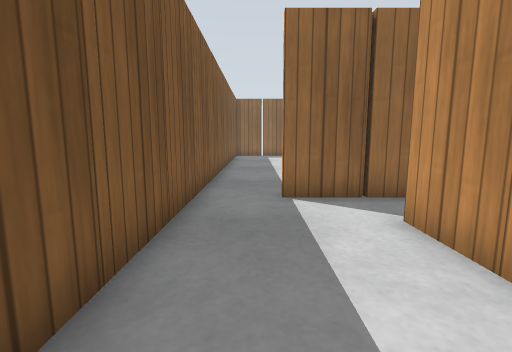
[1] (above)

20 first-person views from a walk through a robot-simulator world made for Gazebo. The camera is 0.68 m above the floor, tilts 8° down and sees 85° across. The floor is counted in squares, 0.5 m on a side. Each view is taken from the middle of a square. On the plan, view 1 faces up. The plan holds only what a view shows up to about 13 squares ahead; the rest is blank. Gazebo's built-in surfaces are drawn with simple patterns.

[2]
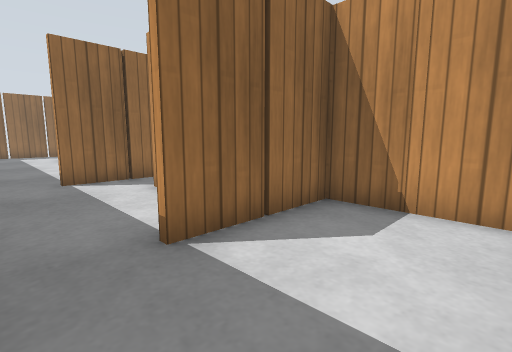

[3]
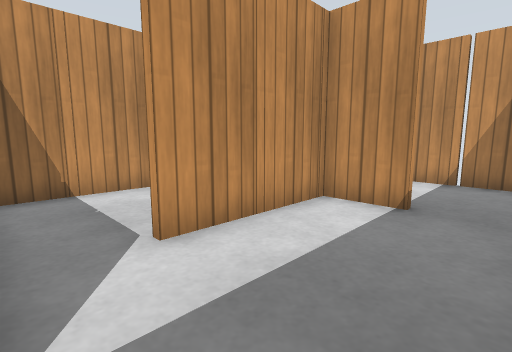

[4]
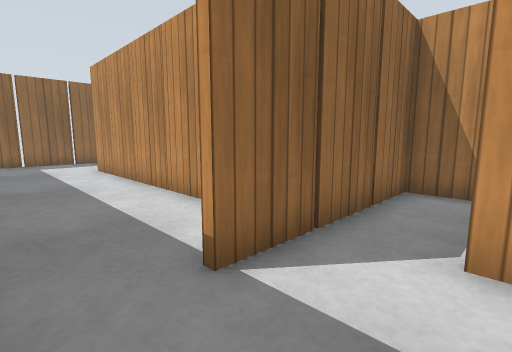

[5]
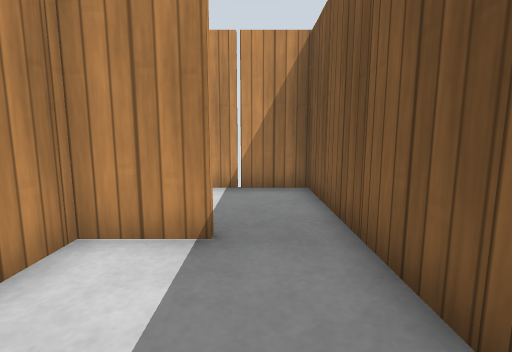

[6]
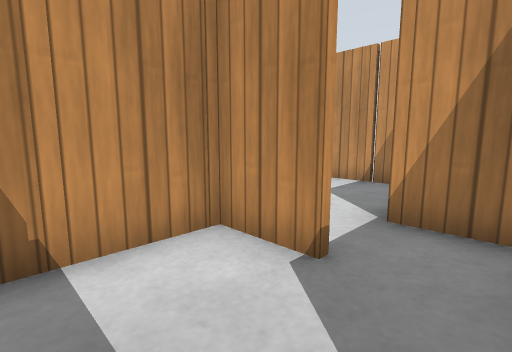

[7]
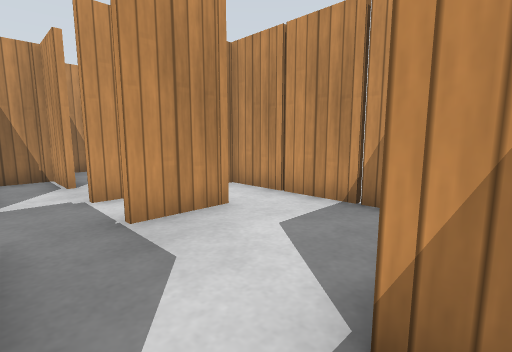

[8]
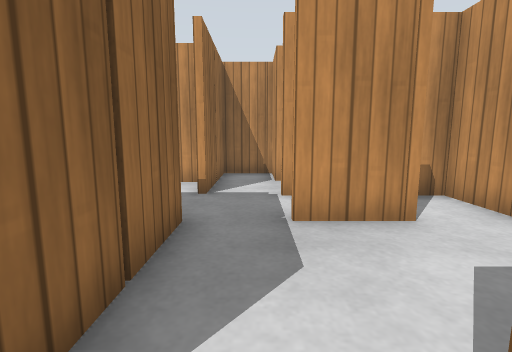

[9]
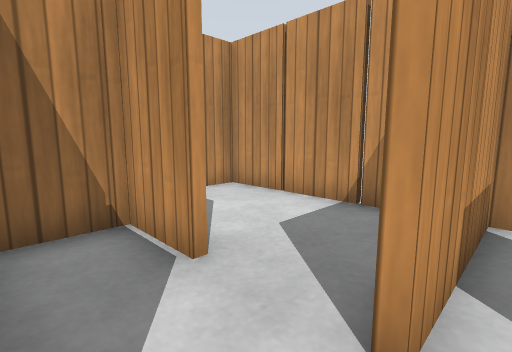

[10]
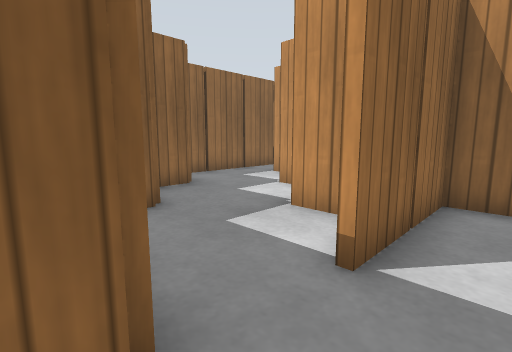

[11]
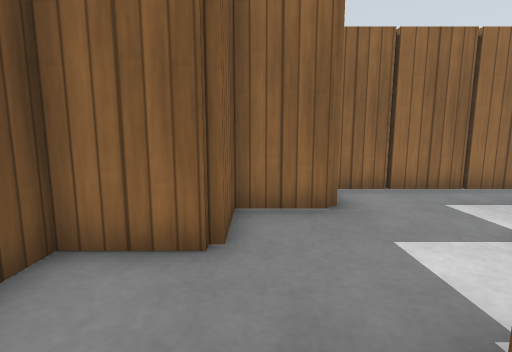

[12]
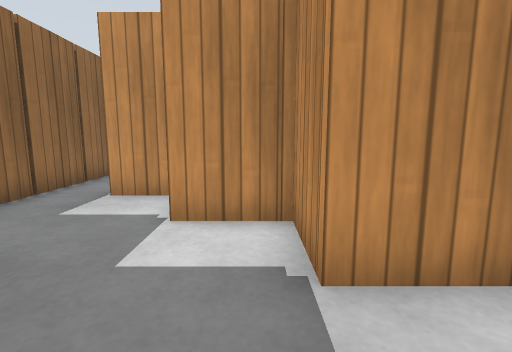

[13]
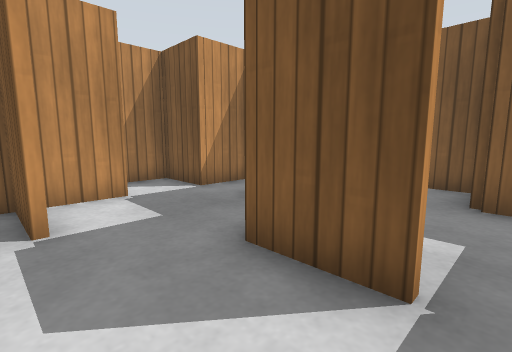

[14]
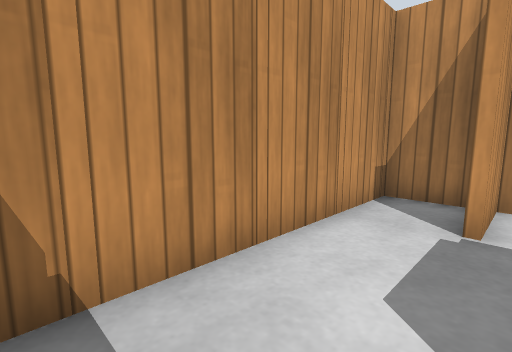

[15]
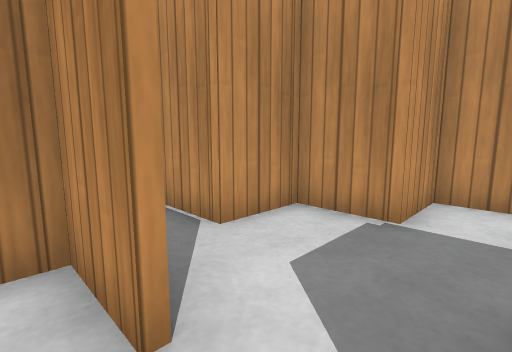

[16]
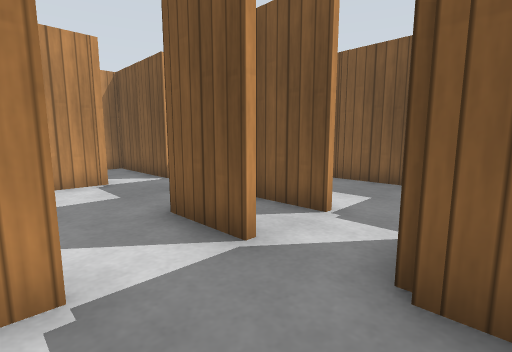

[17]
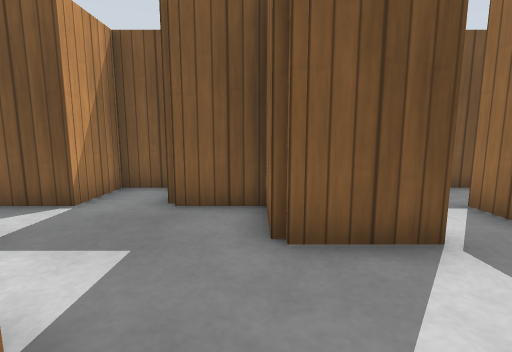

[18]
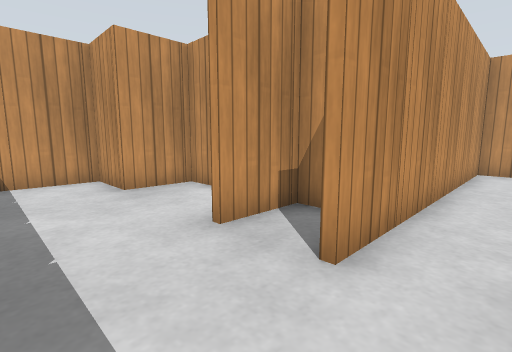

[19]
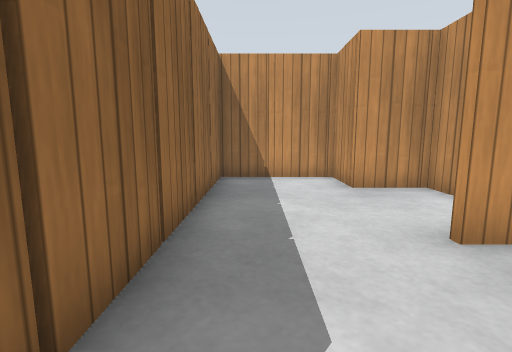

[20]
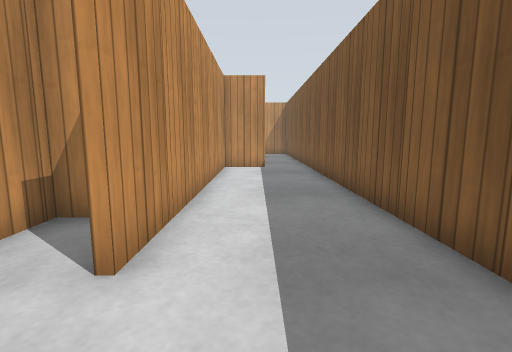

### Floor plan
Ten units are one square. View 1 is at (0, 0); x grows to the right and y downward. Boxes are objects, and circles mark ways between rooms. Rooms are numbered by the first view taken in them; rooms with no view inside come last. Other rooms are left out.
<svg viewBox="-30 -210 250 250">
<path fill="none" stroke="#000" d="M44 29 44 -2 5 -2M-14 -6 -14 34 16 34M24 -5 24 -45M45 -24 64 -24 64 -62 5 -62M5 -4 46 -4M-14 -66 -14 -6M84 15 84 -5M125 -4 144 -4M120 34 164 34 164 24M85 -22 51 -22M144 -5 144 -22 105 -22M59 34 104 34 104 -5M164 11 164 5M125 -82 106 -82 106 -65M105 -62 86 -62M124 -26 124 -44 144 -44 144 -65M164 -70 164 -85M175 -102 131 -102M186 -45 186 -25M166 -85 166 -65M184 -25 184 -45M165 -24 204 -24 204 -90M199 -102 175 -102M135 -24 146 -24 146 -14M144 -4 159 -4M105 -124 114 -124M86 -150 86 -145M66 -125 66 -105M86 -125 86 -105M94 -64 104 -64 104 -84 124 -84 124 -104 142 -104M38 -144 44 -144 44 -165M26 -116 26 -105M46 -159 46 -151M-14 -165 -14 -66M72 -144 84 -144 84 -164 104 -164 104 -202 -4 -202M75 -142 65 -142M5 -64 24 -64 24 -165M84 -64 94 -64M55 -64 66 -64 66 -45M85 -102 66 -102 66 -85M46 -78 46 -65M66 -36 66 -25M146 -14 146 -5"/>
<rect x="-25" y="5" width="10" height="10" fill="#bbb"><title>wooden post</title></rect>
<rect x="5" y="25" width="10" height="10" fill="#bbb"><title>wooden post</title></rect>
<rect x="25" y="-5" width="10" height="10" fill="#bbb"><title>wooden post</title></rect>
<rect x="35" y="5" width="20" height="20" fill="#bbb"><title>wooden post</title></rect>
<rect x="-25" y="-15" width="10" height="10" fill="#bbb"><title>wooden post</title></rect>
<rect x="-25" y="-35" width="10" height="10" fill="#bbb"><title>wooden post</title></rect>
<rect x="-25" y="-55" width="10" height="10" fill="#bbb"><title>wooden post</title></rect>
<rect x="15" y="-15" width="10" height="10" fill="#bbb"><title>wooden post</title></rect>
<rect x="25" y="-25" width="10" height="10" fill="#bbb"><title>wooden post</title></rect>
<rect x="25" y="-65" width="10" height="10" fill="#bbb"><title>wooden post</title></rect>
<rect x="45" y="-65" width="10" height="10" fill="#bbb"><title>wooden post</title></rect>
<rect x="55" y="-35" width="10" height="10" fill="#bbb"><title>wooden post</title></rect>
<rect x="55" y="-55" width="20" height="20" fill="#bbb"><title>wooden post</title></rect>
<rect x="65" y="25" width="10" height="10" fill="#bbb"><title>wooden post</title></rect>
<rect x="65" y="-25" width="10" height="10" fill="#bbb"><title>wooden post</title></rect>
<rect x="75" y="5" width="20" height="20" fill="#bbb"><title>wooden post</title></rect>
<rect x="85" y="25" width="10" height="10" fill="#bbb"><title>wooden post</title></rect>
<rect x="85" y="-25" width="10" height="10" fill="#bbb"><title>wooden post</title></rect>
<rect x="105" y="15" width="10" height="10" fill="#bbb"><title>wooden post</title></rect>
<rect x="125" y="25" width="10" height="10" fill="#bbb"><title>wooden post</title></rect>
<rect x="125" y="-25" width="10" height="10" fill="#bbb"><title>wooden post</title></rect>
<rect x="135" y="-15" width="10" height="10" fill="#bbb"><title>wooden post</title></rect>
<rect x="145" y="25" width="10" height="10" fill="#bbb"><title>wooden post</title></rect>
<rect x="145" y="-5" width="10" height="10" fill="#bbb"><title>wooden post</title></rect>
<rect x="105" y="-65" width="10" height="10" fill="#bbb"><title>wooden post</title></rect>
<rect x="125" y="-85" width="10" height="10" fill="#bbb"><title>wooden post</title></rect>
<rect x="145" y="-105" width="10" height="10" fill="#bbb"><title>wooden post</title></rect>
<rect x="165" y="-105" width="10" height="10" fill="#bbb"><title>wooden post</title></rect>
<rect x="145" y="-45" width="10" height="10" fill="#bbb"><title>wooden post</title></rect>
<rect x="165" y="-65" width="10" height="10" fill="#bbb"><title>wooden post</title></rect>
<rect x="175" y="-35" width="10" height="10" fill="#bbb"><title>other object</title></rect>
<rect x="185" y="-105" width="10" height="10" fill="#bbb"><title>wooden post</title></rect>
<rect x="195" y="-35" width="10" height="10" fill="#bbb"><title>wooden post</title></rect>
<rect x="205" y="-45" width="10" height="10" fill="#bbb"><title>wooden post</title></rect>
<rect x="205" y="-65" width="10" height="10" fill="#bbb"><title>wooden post</title></rect>
<rect x="205" y="-85" width="10" height="10" fill="#bbb"><title>wooden post</title></rect>
<rect x="85" y="-145" width="10" height="10" fill="#bbb"><title>wooden post</title></rect>
<rect x="85" y="-105" width="10" height="10" fill="#bbb"><title>wooden post</title></rect>
<rect x="135" y="-115" width="10" height="10" fill="#bbb"><title>other object</title></rect>
<rect x="-25" y="-75" width="10" height="10" fill="#bbb"><title>wooden post</title></rect>
<rect x="-25" y="-95" width="10" height="10" fill="#bbb"><title>wooden post</title></rect>
<rect x="-25" y="-115" width="10" height="10" fill="#bbb"><title>wooden post</title></rect>
<rect x="-25" y="-135" width="10" height="10" fill="#bbb"><title>wooden post</title></rect>
<rect x="-25" y="-155" width="10" height="10" fill="#bbb"><title>wooden post</title></rect>
<rect x="-25" y="-175" width="10" height="10" fill="#bbb"><title>wooden post</title></rect>
<rect x="5" y="-205" width="10" height="10" fill="#bbb"><title>wooden post</title></rect>
<rect x="15" y="-75" width="10" height="10" fill="#bbb"><title>wooden post</title></rect>
<rect x="15" y="-155" width="10" height="10" fill="#bbb"><title>wooden post</title></rect>
<rect x="25" y="-85" width="10" height="10" fill="#bbb"><title>wooden post</title></rect>
<rect x="25" y="-105" width="10" height="10" fill="#bbb"><title>wooden post</title></rect>
<rect x="25" y="-125" width="10" height="10" fill="#bbb"><title>wooden post</title></rect>
<rect x="25" y="-205" width="10" height="10" fill="#bbb"><title>wooden post</title></rect>
<rect x="35" y="-75" width="10" height="10" fill="#bbb"><title>wooden post</title></rect>
<rect x="45" y="-145" width="10" height="10" fill="#bbb"><title>wooden post</title></rect>
<rect x="45" y="-205" width="10" height="10" fill="#bbb"><title>wooden post</title></rect>
<rect x="65" y="-205" width="10" height="10" fill="#bbb"><title>wooden post</title></rect>
<rect x="85" y="-205" width="10" height="10" fill="#bbb"><title>wooden post</title></rect>
<rect x="105" y="-185" width="10" height="10" fill="#bbb"><title>wooden post</title></rect>
<rect x="65" y="-85" width="10" height="10" fill="#bbb"><title>wooden post</title></rect>
<circle cx="-10" cy="0" r="3" fill="#2a7"/>
<circle cx="50" cy="-10" r="3" fill="#2a7"/>
<circle cx="-10" cy="-60" r="3" fill="#2a7"/>
<circle cx="100" cy="-20" r="3" fill="#2a7"/>
<circle cx="170" cy="-90" r="3" fill="#2a7"/>
<circle cx="160" cy="-20" r="3" fill="#2a7"/>
<circle cx="100" cy="-120" r="3" fill="#2a7"/>
<circle cx="70" cy="-130" r="3" fill="#2a7"/>
<circle cx="90" cy="-80" r="3" fill="#2a7"/>
<text x="10" y="20">1</text>
<text x="20" y="-30">2</text>
<text x="100" y="10">3</text>
<text x="130" y="-60">4</text>
<text x="180" y="-60">5</text>
<text x="100" y="-130">6</text>
<text x="110" y="-100">7</text>
<text x="20" y="-140">8</text>
<text x="80" y="-70">9</text>
<text x="160" y="-20">10</text>
</svg>
Room 1 opens to room 2. Room 2 opens to room 3. Room 2 opens to room 8. Room 3 opens to room 4. Room 4 opens to room 5. Room 5 opens to room 10. Room 6 opens to room 7. Room 6 opens to room 8. Room 7 opens to room 9.

Where each view was taken, in squares from view 1:
view 1: 0 up, 0 right, facing up
view 2: 3 down, 1 left, facing up-right
view 3: 6 up, 1 left, facing down-right
view 4: 4 up, 1 left, facing up-right
view 5: 4 up, 0 right, facing down
view 6: 5 up, 3 right, facing down-right
view 7: 2 up, 4 right, facing down-right
view 8: 1 up, 4 right, facing right
view 9: 2 up, 10 right, facing down-right
view 10: 1 up, 8 right, facing up-right
view 11: 3 up, 11 right, facing up
view 12: 5 up, 10 right, facing right
view 13: 9 up, 19 right, facing down-left
view 14: 9 up, 18 right, facing down-right
view 15: 13 up, 9 right, facing down-right
view 16: 15 up, 11 right, facing down-left
view 17: 10 up, 12 right, facing left
view 18: 19 up, 1 right, facing down-right
view 19: 19 up, 1 right, facing right
view 20: 19 up, 1 right, facing down
